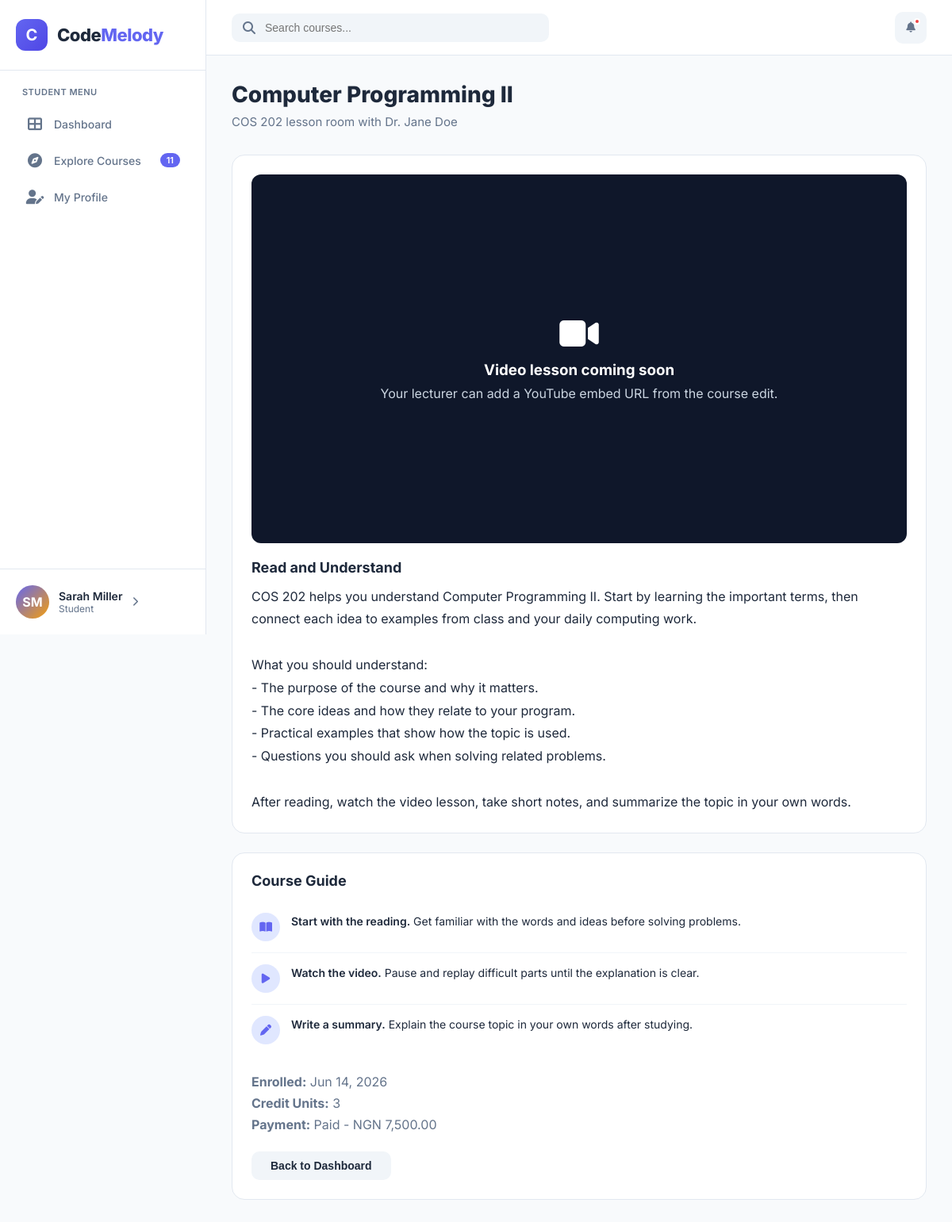
Screenshot of /courses/learn.php?id=3 (signed in) with the database file from the repository.
### tables this page shows
CREATE TABLE users (
    id INT AUTO_INCREMENT PRIMARY KEY,
    email VARCHAR(255) UNIQUE NOT NULL,
    password VARCHAR(255) NOT NULL,
    full_name VARCHAR(100) NOT NULL,
    role ENUM('student', 'lecturer', 'admin') DEFAULT 'student',
    avatar_initials VARCHAR(2) DEFAULT 'CM',
    created_at TIMESTAMP DEFAULT CURRENT_TIMESTAMP
);

CREATE TABLE enrollments (
    id INT AUTO_INCREMENT PRIMARY KEY,
    student_id INT NOT NULL,
    course_id INT NOT NULL,
    enrolled_at TIMESTAMP DEFAULT CURRENT_TIMESTAMP,
    grade VARCHAR(5) DEFAULT NULL,
    FOREIGN KEY (student_id) REFERENCES students(id) ON DELETE CASCADE,
    FOREIGN KEY (course_id) REFERENCES courses(id) ON DELETE CASCADE,
    UNIQUE KEY unique_enrollment (student_id, course_id)
);

CREATE TABLE courses (
    id INT AUTO_INCREMENT PRIMARY KEY,
    code VARCHAR(20) NOT NULL,
    title VARCHAR(200) NOT NULL,
    credit_units INT NOT NULL,
    lecture_hours INT DEFAULT 0,
    practical_hours INT DEFAULT 0,
    status ENUM('compulsory', 'elective', 'required') DEFAULT 'compulsory',
    color_class VARCHAR(20) DEFAULT 'indigo',
    is_paid BOOLEAN DEFAULT FALSE,
    price DECIMAL(10,2) DEFAULT 0.00,
    is_active BOOLEAN DEFAULT TRUE,
    description TEXT,
    video_url VARCHAR(500),
    learning_content TEXT,
    created_at TIMESTAMP DEFAULT CURRENT_TIMESTAMP,
    lecturer_id INT,
    FOREIGN KEY (lecturer_id) REFERENCES users(id) ON DELETE SET NULL
);

### config/bootstrap.php (called while the page is built, shortened)
<?php
function app_url(string $path = ''): string {
    $base = defined('APP_BASE') ? APP_BASE : '';
    return rtrim($base, '/') . '/' . ltrim($path, '/');
}
function current_user(PDO $pdo): ?array {
    $stmt = $pdo->prepare('SELECT * FROM users WHERE id = ?');
    $stmt->execute([$_SESSION['user_id']]);
    return $stmt->fetch() ?: null;
}
function require_login(PDO $pdo): array {
    $user = current_user($pdo);
    return $user;
}
function metrics(PDO $pdo): array {
    $data = ['students' => 0, 'courses' => 0, 'units' => 0, 'hours' => 0, 'enrollments' => 0, 'users' => 0];
    try {
        $data['students'] = (int)$pdo->query('SELECT COUNT(*) FROM students')->fetchColumn();
        $data['courses'] = (int)$pdo->query('SELECT COUNT(*) FROM courses WHERE is_active = TRUE')->fetchColumn();
        $data['units'] = (int)$pdo->query('SELECT COALESCE(SUM(credit_units),0) FROM courses WHERE is_active = TRUE')->fetchColumn();
        $data['hours'] = (int)$pdo->query('SELECT COALESCE(SUM(lecture_hours + practical_hours),0) FROM courses WHERE is_active = TRUE')->fetchColumn();
        $data['users'] = (int)$pdo->query('SELECT COUNT(*) FROM users')->fetchColumn();
        $data['enrollments'] = (int)$pdo->query('SELECT COUNT(*) FROM enrollments')->fetchColumn();
    } catch (PDOException $e) {
    }
    return $data;
}

### courses/learn.php (the view, shortened to what this page needs)
<?php
require_once __DIR__ . '/../config/bootstrap.php';
$user = require_login($pdo);
$student = student_profile($pdo, (int)$user['id']);
$id = (int)($_GET['id'] ?? 0);
$stmt = $pdo->prepare('
    SELECT c.*, u.full_name AS lecturer_name, e.enrolled_at
    FROM enrollments e
    JOIN courses c ON c.id = e.course_id
    LEFT JOIN users u ON u.id = c.lecturer_id
    WHERE e.student_id = ? AND c.id = ? AND c.is_active = TRUE
');
$stmt->execute([$student['id'], $id]);
$course = $stmt->fetch();
$fallbackContent = sprintf(
    "%s introduces the main ideas, vocabulary, and practical skills behind %s. In this course, focus first on understanding the purpose of the subject, then connect each topic to real examples and exercises. Read the notes carefully, pause after each section, and write down questions you want to ask your lecturer.\n\nKey things to learn:\n- What the course is about and why it matters.\n- The important concepts used in the field.\n- How to apply the ideas through examples and practice.\n- How the course connects to your wider program.\n\nStudy tip: watch the video once for the big picture, then watch again while taking notes. After that, summarize the lesson in your own words.",
    $course['code'],
    $course['title']
);
$learningContent = trim((string)($course['learning_content'] ?? '')) ?: $fallbackContent;
require_once __DIR__ . '/../templates/header.php';
?>
<h1 class="page-title"><?php echo htmlspecialchars($course['title']); ?></h1>
<p class="page-subtitle"><?php echo htmlspecialchars($course['code']); ?> lesson room with <?php echo htmlspecialchars($course['lecturer_name'] ?? 'your lecturer'); ?></p>
<div class="two-column">
    <div class="card" style="padding:24px;">
        <div id="video-container" style="aspect-ratio:16/9; background:#0f172a; border-radius:12px; overflow:hidden; display:grid; place-items:center; color:white; margin-bottom:20px;">
            <?php if (!empty($course['video_url'])): ?>
                <iframe
                    id="video-iframe"
                    src="<?php echo htmlspecialchars($course['video_url']); ?>"
                    title="<?php echo htmlspecialchars($course['title']); ?> video lesson"
                    style="width:100%; height:100%; border:0;"
                    allow="accelerometer; autoplay; clipboard-write; encrypted-media; gyroscope; picture-in-picture"
                    allowfullscreen>
                </iframe>
            <?php else: ?>
                <div style="text-align:center; padding:24px;">
                    <i class="fas fa-video" style="font-size:44px; margin-bottom:12px;"></i>
                    <h3 style="margin-bottom:8px;">Video lesson coming soon</h3>
                    <p style="color:#cbd5e1;">Your lecturer can add a YouTube embed URL from the course edit.</p>
                </div>
            <?php endif; ?>
        </div>
        <h3 id="reading-section" class="card-title" style="margin-bottom:12px;">Read and Understand</h3>
        <div style="color:var(--dark); line-height:1.8; white-space:pre-line;"><?php echo htmlspecialchars($learningContent); ?></div>
    </div>
    <div class="card" style="padding:24px;">
        <h3 class="card-title" style="margin-bottom:16px;">Course Guide</h3>
        <div class="activity-list" style="padding:0;">
            <div class="activity-item activity-clickable" data-action="scroll-to-reading" style="cursor:pointer; transition:var(--transition);">
                <div class="activity-avatar"><i class="fas fa-book-open"></i></div>
                <div class="activity-content">
                    <div class="activity-text"><strong>Start with the reading.</strong> Get familiar with the words and ideas before solving problems.</div>
                </div>
            </div>
            <div class="activity-item activity-clickable" data-action="play-video" style="cursor:pointer; transition:var(--transition);">
                <div class="activity-avatar"><i class="fas fa-play"></i></div>
                <div class="activity-content">
                    <div class="activity-text"><strong>Watch the video.</strong> Pause and replay difficult parts until the explanation is clear.</div>
                </div>
            </div>
            <div class="activity-item activity-clickable" data-action="open-summary-modal" style="cursor:pointer; transition:var(--transition);">
                <div class="activity-avatar"><i class="fas fa-pen"></i></div>
                <div class="activity-content">
                    <div class="activity-text"><strong>Write a summary.</strong> Explain the course topic in your own words after studying.</div>
                </div>
            </div>
        </div>
        <div style="margin-top:20px; color:var(--gray); line-height:1.7;">
            <strong>Enrolled:</strong> <?php echo date('M j, Y', strtotime($course['enrolled_at'])); ?><br>
            <strong>Credit Units:</strong> <?php echo (int)$course['credit_units']; ?><br>
            <strong>Payment:</strong> <?php echo !empty($course['is_paid']) ? 'Paid - NGN ' . number_format((float)$course['price'], 2) : 'Free'; ?>
        </div>
        <button class="btn btn-secondary" style="margin-top:20px;" onclick="window.location='<?php echo app_url('dashboard/student.php'); ?>'">Back to Dashboard</button>
    </div>
</div>
<?php require_once __DIR__ . '/../templates/footer.php'; ?>

### templates/header.php (shortened to what this page needs)
<?php
$currentPath = trim(str_replace('\\', '/', parse_url($_SERVER['REQUEST_URI'], PHP_URL_PATH)), '/');
$m = metrics($pdo);
$role = $user['role'] ?? 'student';
$nav = [
    'admin' => [
        ['dashboard/admin.php', 'fa-th-large', 'Dashboard', null],
        ['courses/index.php', 'fa-book-open', 'Courses', $m['courses']],
        ['courses/create.php', 'fa-plus-circle', 'New Course', null],
        ['lecturers/index.php', 'fa-chalkboard-user', 'Lecturers', null],
        ['students/index.php', 'fa-users', 'Students', $m['students']],
        ['students/create.php', 'fa-user-plus', 'New Student', null],
    ],
    'lecturer' => [
        ['dashboard/lecturer.php', 'fa-th-large', 'Dashboard', null],
        ['courses/index.php', 'fa-book-open', 'My Courses', $m['courses']],
        ['courses/create.php', 'fa-plus-circle', 'New Course', null],
        ['students/index.php', 'fa-users', 'Students', $m['students']],
    ],
    'student' => [
        ['dashboard/student.php', 'fa-th-large', 'Dashboard', null],
        ['courses/index.php', 'fa-compass', 'Explore Courses', $m['courses']],
        ['students/edit.php', 'fa-user-pen', 'My Profile', null],
    ],
];
?>
<!DOCTYPE html>
<html lang="en">
<head>
    <link rel="stylesheet" href="https://cdnjs.cloudflare.com/ajax/libs/font-awesome/6.4.0/css/all.min.css">
    <link rel="stylesheet" href="<?php echo app_url('assets/css/dashboard.css'); ?>">
</head>
<body>
<aside class="sidebar" id="sidebar">
    <div class="sidebar-header">
        <div class="logo">C</div>
        <div class="logo-text">Code<span>Melody</span></div>
    </div>
    <div class="nav-section">
        <div class="nav-label"><?php echo ucfirst(htmlspecialchars($role)); ?> Menu</div>
        <?php foreach ($nav[$role] as $item): ?>
            <?php $active = str_ends_with($currentPath, $item[0]); ?>
            <a href="<?php echo app_url($item[0]); ?>" class="nav-item <?php echo $active ? 'active' : ''; ?>">
                <i class="fas <?php echo $item[1]; ?>"></i><span><?php echo htmlspecialchars($item[2]); ?></span>
                <?php if ($item[3] !== null): ?><span class="nav-badge"><?php echo (int)$item[3]; ?></span><?php endif; ?>
            </a>
        <?php endforeach; ?>
    </div>
    <div class="user-profile" onclick="window.location='<?php echo app_url('auth/logout.php'); ?>'">
        <div class="user-avatar"><?php echo htmlspecialchars($user['avatar_initials'] ?? avatar_initials($user['full_name'] ?? 'User')); ?></div>
        <div class="user-info">
            <h4><?php echo htmlspecialchars($user['full_name'] ?? 'User'); ?></h4>
            <p><?php echo ucfirst(htmlspecialchars($role)); ?></p>
        </div>
        <i class="fas fa-chevron-right" style="color: var(--gray); font-size: 12px;"></i>
    </div>
</aside>
<main class="main-content">
    <header class="header">
        <div class="header-left">
            <div class="search-bar" id="globalSearch">
                <i class="fas fa-search"></i>
                <input type="text" placeholder="Search courses..." id="searchInput" autocomplete="off">
            </div>
        </div>
        <div class="header-right">
            <div class="notification-wrapper" id="notificationWrapper">
                <button class="header-btn" id="notificationBell" onclick="toggleNotifications()">
                    <i class="fas fa-bell"></i>
                    <span class="notification-dot" id="notificationDot"></span>
                </button>
            </div>
        </div>
    </header>
    <div class="content" id="<?php echo htmlspecialchars($contentId ?? ''); ?>">

### rows the page displays
users: role "STUDENT", avatar_initials "SM", full_name "Sarah Miller", role "Student"
enrollments: course.title "Computer Programming II", course.code "COS 202", users.full_name "Dr. Jane Doe", course.learning_content "COS 202 helps you understand Computer Programming II. Start by learning the important terms, then connect each idea to examples from class and your daily computing work. What you should understand: - The purpose of the course and why it matters. - The core ideas and how they relate to your program. - Practical examples that show how the topic is used. - Questions you should ask when solving related problems. After reading, watch the video lesson, take short notes, and summarize the topic in your own words.", enrolled_at "Jun 14, 2026", course.credit_units "3", course.price "7,500.00"

### other values shown
$item[2] "Dashboard"
$item[2] "Explore Courses"
$item[3] "11"
$item[2] "My Profile"
